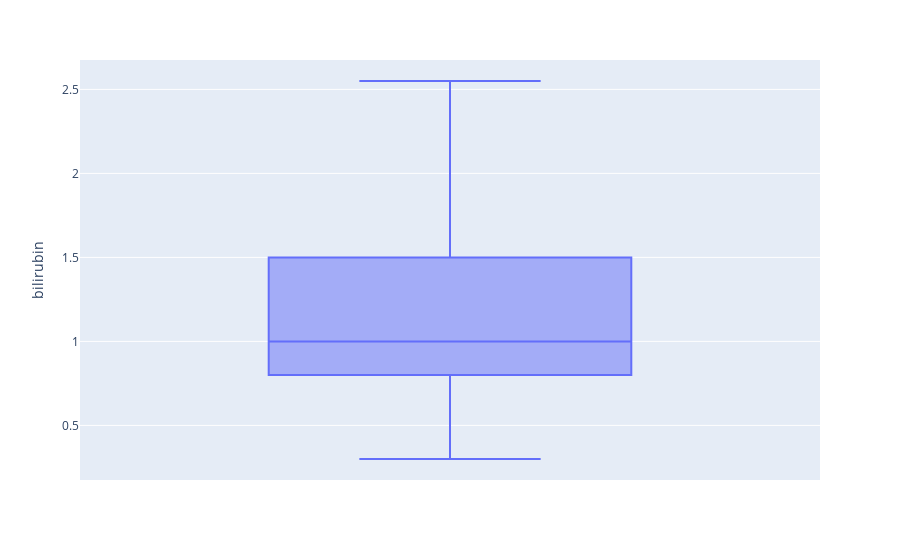

Source (notebook cell):
### Code cell
fig = px.box(df, y="bilirubin")
fig.show()

### Figure 1 — Plotly figure (JSON) as saved in the notebook; plotly's stock layout.template omitted (floating-point values rounded to 4 significant figures; data arrays with more than 128 entries replaced by an {"elided": "..."} marker saying what was removed)
{"data": [{"alignmentgroup": "True", "hovertemplate": "bilirubin=%{y}<extra></extra>", "legendgroup": "", "marker": {"color": "#636efa"}, "name": "", "notched": false, "offsetgroup": "", "orientation": "v", "showlegend": false, "type": "box", "x0": " ", "xaxis": "x", "y": {"elided": "155 float values"}, "y0": " ", "yaxis": "y"}], "layout": {"boxmode": "group", "legend": {"tracegroupgap": 0}, "margin": {"t": 60}, "xaxis": {"anchor": "y", "domain": [0, 1]}, "yaxis": {"anchor": "x", "domain": [0, 1], "title": {"text": "bilirubin"}}}}
